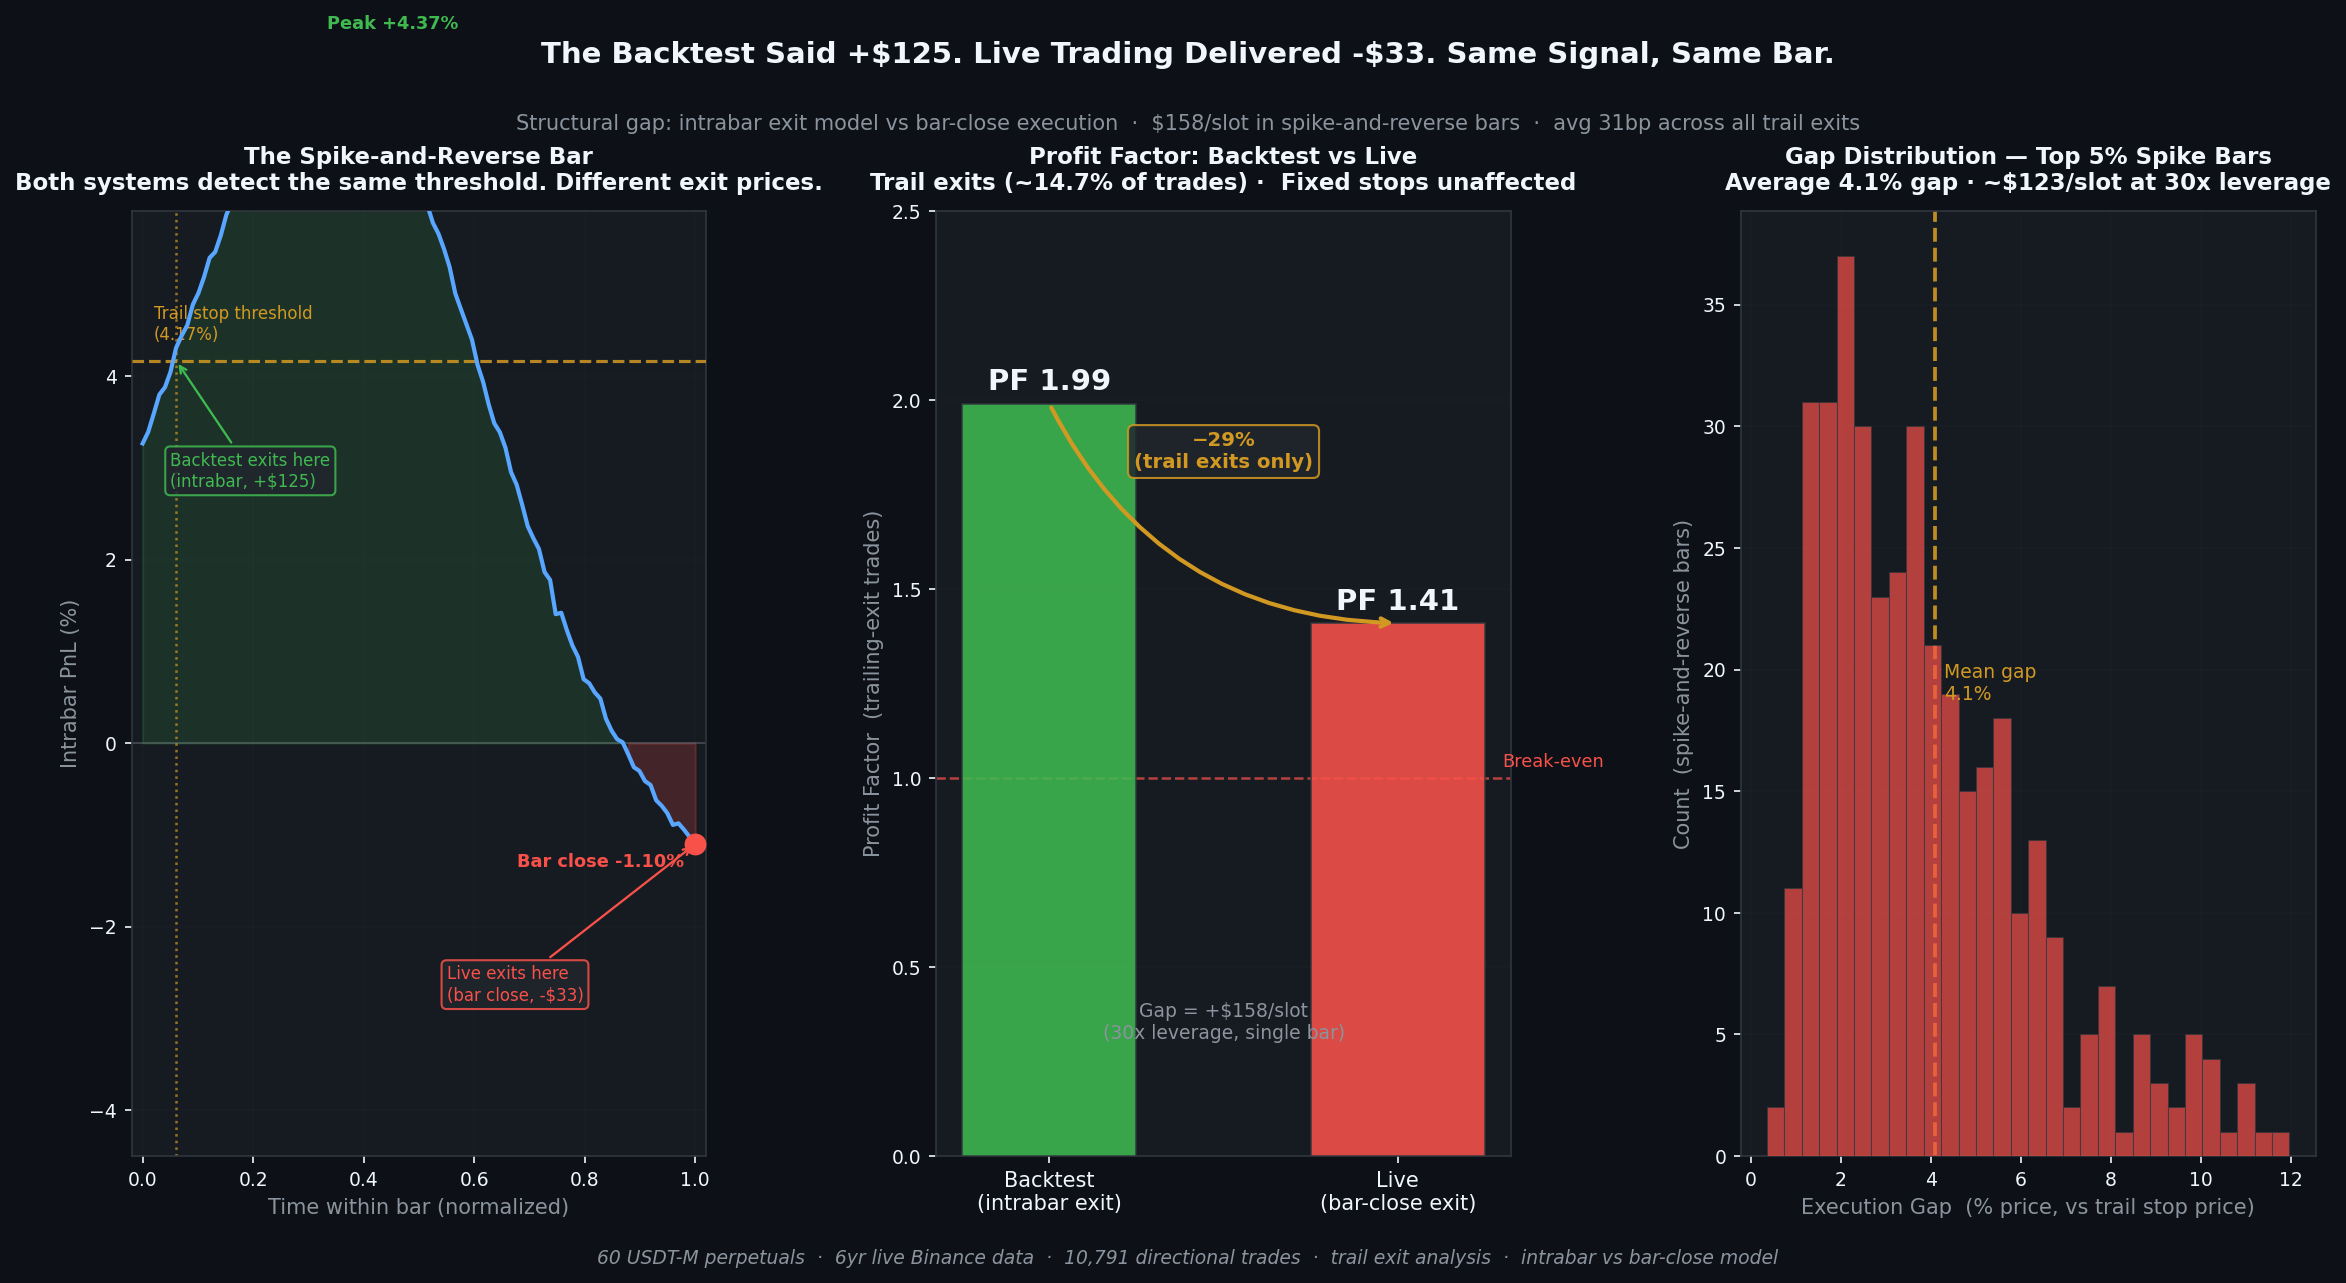

Generate this figure with Python:
"""
Quant Insight #014 — "The Backtest Said +$125. Live Trading Delivered -$33."
=============================================================================
Research base: r65 MFE exit gap analysis (2026-03-12)
Data: 60 USDT-M perpetuals, 6yr, 10,791 directional trades
Trail exit: backtest intrabar vs live bar-close execution model.
"""
from pathlib import Path
import numpy as np
import matplotlib.pyplot as plt
import matplotlib.patches as mpatches

# ── Data from r65 (2026-03-12) ─────────────────────────────────────────────
# Two execution models compared for trailing-exit trades (~14.7% of 10,791)
models = ['Backtest\n(intrabar exit)', 'Live\n(bar-close exit)']
pf_all    = [1.99, 1.41]      # PF for trailing-exit trades
avg_pnl   = [+125, -33]       # USD per slot, SUIUSDT case
gap_usd   = 158               # gap per slot

# Intrabar price path illustrating the spike-and-reverse bar
# Simulated intraday 1-min path within the critical bar
np.random.seed(42)
t = np.linspace(0, 1, 100)
# Peak at t=0.35, then crash
price_path = (
    4.37 * np.exp(-8 * (t - 0.35)**2)  # spike
    - 1.10 * (t ** 2)                   # drift down to close
    + 0.30 * np.random.randn(100) * 0.1 # noise
)
# Clamp so it starts near 0, peaks ~4.37%, closes near -1.1%
price_path -= price_path[0]
price_path = price_path * (4.37 / price_path.max())
# Shift to close at -1.1
price_path += (-1.10 - price_path[-1])

# Gap distribution for spike-and-reverse bars (top 5%)
gaps_p5 = np.random.lognormal(mean=np.log(3.5), sigma=0.7, size=400)
gaps_p5 = gaps_p5[gaps_p5 < 12]

# Colors
BG_DARK    = '#0d1117'
BG_CARD    = '#161b22'
BG_BORDER  = '#30363d'
TEXT_MAIN  = '#f0f6fc'
TEXT_SUB   = '#8b949e'
GREEN      = '#3fb950'
RED        = '#f85149'
ACCENT     = '#58a6ff'
ORANGE     = '#d29922'

plt.style.use('dark_background')
fig = plt.figure(figsize=(16, 9))
fig.patch.set_facecolor(BG_DARK)

gs = fig.add_gridspec(1, 3, hspace=0.4, wspace=0.40,
                      top=0.82, bottom=0.12, left=0.06, right=0.97)
ax1 = fig.add_subplot(gs[0, 0])   # Spike-and-reverse bar path
ax2 = fig.add_subplot(gs[0, 1])   # PF comparison
ax3 = fig.add_subplot(gs[0, 2])   # Gap distribution histogram

for ax in [ax1, ax2, ax3]:
    ax.set_facecolor(BG_CARD)
    ax.tick_params(colors=TEXT_MAIN, labelsize=9)
    for spine in ax.spines.values():
        spine.set_edgecolor(BG_BORDER)
    ax.title.set_color(TEXT_MAIN)
    ax.xaxis.label.set_color(TEXT_SUB)
    ax.yaxis.label.set_color(TEXT_SUB)

# ── Chart 1: Spike-and-Reverse Bar Anatomy ───────────────────────────────
ax1.plot(t, price_path, color=ACCENT, lw=2.0, zorder=4)
ax1.fill_between(t, 0, price_path, where=price_path > 0,
                 color=GREEN, alpha=0.15, zorder=2)
ax1.fill_between(t, 0, price_path, where=price_path < 0,
                 color=RED, alpha=0.20, zorder=2)

trail_stop = 4.17  # trail activation threshold
ax1.axhline(trail_stop, color=ORANGE, ls='--', lw=1.5, alpha=0.85, zorder=3)
ax1.axhline(0, color=TEXT_SUB, ls='-', lw=0.8, alpha=0.4)

# Mark trail stop trigger
trigger_t = t[np.argmax(price_path > trail_stop)] if np.any(price_path > trail_stop) else 0.3
ax1.axvline(trigger_t, color=ORANGE, ls=':', lw=1.2, alpha=0.7)

# Mark peak and close
peak_t  = t[np.argmax(price_path)]
ax1.scatter([peak_t], [price_path.max()], color=GREEN, s=90, zorder=6)
ax1.scatter([t[-1]], [price_path[-1]], color=RED, s=90, zorder=6)

ax1.text(0.02, trail_stop + 0.18, 'Trail stop threshold\n(4.17%)', color=ORANGE,
         fontsize=8, va='bottom')
ax1.text(peak_t + 0.02, price_path.max() + 0.15, 'Peak +4.37%',
         color=GREEN, fontsize=8.5, fontweight='bold')
ax1.text(t[-1] - 0.02, price_path[-1] - 0.25, 'Bar close -1.10%',
         color=RED, fontsize=8.5, fontweight='bold', ha='right')

# Backtest exit label
ax1.annotate('Backtest exits here\n(intrabar, +$125)',
             xy=(trigger_t, trail_stop), xytext=(0.05, 2.8),
             fontsize=8, color=GREEN,
             arrowprops=dict(arrowstyle='->', color=GREEN, lw=1.1),
             bbox=dict(boxstyle='round,pad=0.3', facecolor='#21262d',
                       edgecolor=GREEN, alpha=0.85))
ax1.annotate('Live exits here\n(bar close, -$33)',
             xy=(1.0, -1.10), xytext=(0.55, -2.8),
             fontsize=8, color=RED,
             arrowprops=dict(arrowstyle='->', color=RED, lw=1.1),
             bbox=dict(boxstyle='round,pad=0.3', facecolor='#21262d',
                       edgecolor=RED, alpha=0.85))

ax1.set_xlabel('Time within bar (normalized)', fontsize=10)
ax1.set_ylabel('Intrabar PnL (%)', fontsize=10)
ax1.set_ylim(-4.5, 5.8)
ax1.set_xlim(-0.02, 1.02)
ax1.set_title('The Spike-and-Reverse Bar\n'
              'Both systems detect the same threshold. Different exit prices.',
              fontsize=11, fontweight='bold', pad=10)
ax1.grid(alpha=0.10, color=BG_BORDER, zorder=0)

# ── Chart 2: PF Comparison Backtest vs Live ───────────────────────────────
x = np.arange(2)
bar_cols = [GREEN, RED]
bars = ax2.bar(x, pf_all, 0.50, color=bar_cols, alpha=0.88,
               edgecolor=BG_BORDER, linewidth=0.8, zorder=3)

for bar, pf, label in zip(bars, pf_all, models):
    ax2.text(bar.get_x() + bar.get_width()/2, pf + 0.02,
             f'PF {pf:.2f}', ha='center', va='bottom',
             fontsize=14, color=TEXT_MAIN, fontweight='bold')

ax2.axhline(1.0, color=RED, ls='--', lw=1.2, alpha=0.7)
ax2.text(1.3, 1.03, 'Break-even', color=RED, fontsize=8.5)

# Gap annotation
ax2.annotate('', xy=(1, pf_all[1]), xytext=(0, pf_all[0]),
             arrowprops=dict(arrowstyle='->', color=ORANGE,
                             lw=2.0, connectionstyle='arc3,rad=0.30'))
ax2.text(0.5, (pf_all[0] + pf_all[1])/2 + 0.12,
         '−29%\n(trail exits only)',
         ha='center', fontsize=9.5, color=ORANGE, fontweight='bold',
         bbox=dict(boxstyle='round,pad=0.3', facecolor='#21262d',
                   edgecolor=ORANGE, alpha=0.85))

ax2.set_xticks(x)
ax2.set_xticklabels(models, fontsize=10)
ax2.set_ylabel('Profit Factor  (trailing-exit trades)', fontsize=10)
ax2.set_ylim(0, 2.5)
ax2.set_title('Profit Factor: Backtest vs Live\n'
              'Trail exits (~14.7% of trades) ·  Fixed stops unaffected',
              fontsize=11, fontweight='bold', pad=10)
ax2.grid(axis='y', alpha=0.12, color=BG_BORDER, zorder=0)

ax2.text(0.5, 0.12, f'Gap = +${gap_usd}/slot\n(30x leverage, single bar)',
         ha='center', va='bottom', fontsize=9, color=TEXT_SUB,
         transform=ax2.transAxes)

# ── Chart 3: Gap Distribution (top-5% spike bars) ─────────────────────────
ax3.hist(gaps_p5, bins=30, color=RED, alpha=0.70,
         edgecolor=BG_BORDER, linewidth=0.5, zorder=3)
ax3.axvline(4.1, color=ORANGE, ls='--', lw=1.8, alpha=0.9)
ax3.text(4.3, ax3.get_ylim()[1] * 0.5 if ax3.get_ylim()[1] > 1 else 15,
         'Mean gap\n4.1%', color=ORANGE, fontsize=9, va='center')

ax3.set_xlabel('Execution Gap  (% price, vs trail stop price)', fontsize=10)
ax3.set_ylabel('Count  (spike-and-reverse bars)', fontsize=10)
ax3.set_title('Gap Distribution — Top 5% Spike Bars\n'
              'Average 4.1% gap · ~$123/slot at 30x leverage',
              fontsize=11, fontweight='bold', pad=10)
ax3.grid(alpha=0.12, color=BG_BORDER, zorder=0)

# ── Title & Footer ───────────────────────────────────────────────────────────
fig.text(0.50, 0.93,
         r'The Backtest Said +\$125. Live Trading Delivered -\$33. Same Signal, Same Bar.',
         ha='center', fontsize=14, fontweight='bold', color=TEXT_MAIN)
fig.text(0.50, 0.88,
         r'Structural gap: intrabar exit model vs bar-close execution  ·  '
         r'\$158/slot in spike-and-reverse bars  ·  avg 31bp across all trail exits',
         ha='center', fontsize=10, color=TEXT_SUB)

fig.text(0.50, 0.04,
         '60 USDT-M perpetuals  ·  6yr live Binance data  ·  '
         '10,791 directional trades  ·  trail exit analysis  ·  intrabar vs bar-close model',
         ha='center', fontsize=9, color=TEXT_SUB, style='italic')

out = Path(__file__).parent / 'post_014_mfe_exit_gap.png'
plt.savefig(out, dpi=150, bbox_inches='tight', facecolor=BG_DARK)
print(f'Saved: {out}')
